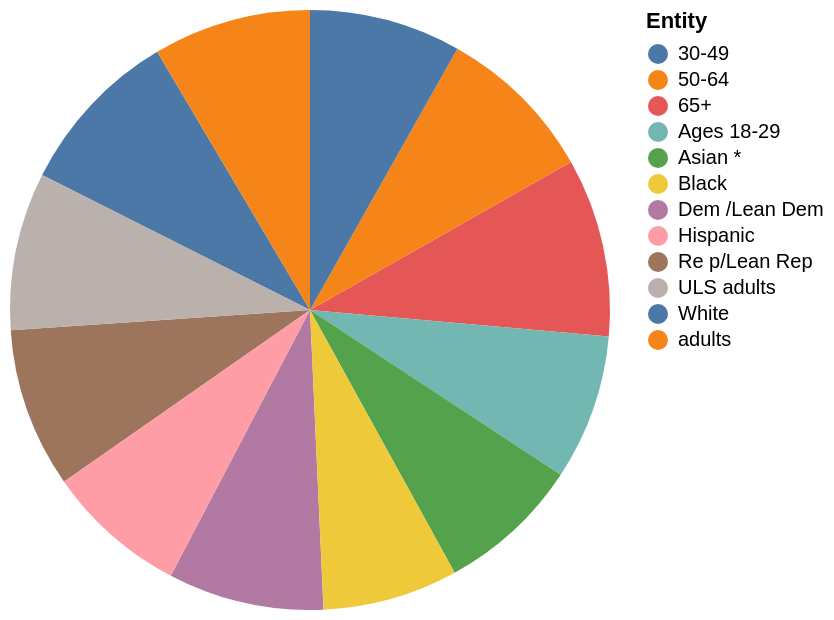

This figure's Vega-Lite source:
### Vega-Lite specification from a JSON file in a GitHub repository (floating-point values rounded to 4 significant figures)
{"$schema": "https://vega.github.io/schema/vega-lite/v5.json", "description": "Pie chart auto-generated from CSV", "data": {"values": [{"Entity": "Dem /Lean Dem", "Not very not at all": "76", "Very/ somewhat": "23"}, {"Entity": "Re p/Lean Rep", "Not very not at all": "78", "Very/ somewhat": "21"}, {"Entity": "65+", "Not very not at all": "87", "Very/ somewhat": "12"}, {"Entity": "50-64", "Not very not at all": "78", "Very/ somewhat": "21"}, {"Entity": "30-49", "Not very not at all": "74", "Very/ somewhat": "25"}, {"Entity": "Ages 18-29", "Not very not at all": "71", "Very/ somewhat": "28"}, {"Entity": "Asian *", "Not very not at all": "70", "Very/ somewhat": "30"}, {"Entity": "Hispanic", "Not very not at all": "69", "Very/ somewhat": "29"}, {"Entity": "Black", "Not very not at all": "66", "Very/ somewhat": "33"}, {"Entity": "White", "Not very not at all": "82", "Very/ somewhat": "17"}, {"Entity": "adults", "Not very not at all": "77", "Very/ somewhat": "22"}, {"Entity": "ULS adults", "Not very not at all": "77", "Very/ somewhat": "22"}]}, "mark": "arc", "encoding": {"theta": {"field": "Not very not at all", "type": "quantitative"}, "color": {"field": "Entity", "type": "nominal"}}}
